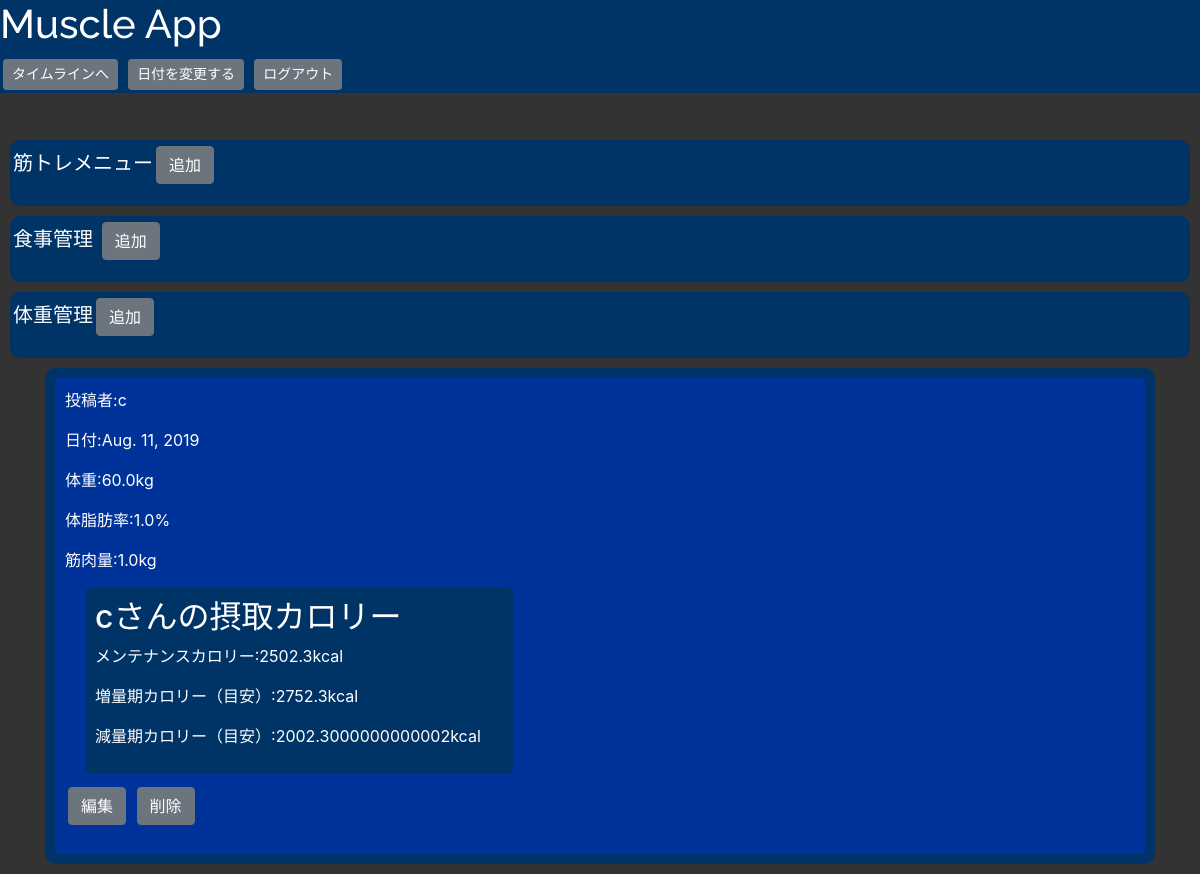
The page /home/ (signed in) on the database its author committed.
### muscleapp/models.py (models this page shows)
class BodyModel(models.Model):
    weight = models.FloatField()
    percent_body_fat = models.FloatField(default=0)
    muscle_mass = models.FloatField(default=0)
    date = models.DateField(default=localdate())
    maintenance_calorie = models.FloatField(default=0)
    cutting_calorie = models.FloatField(default=0)
    increasing_calorie = models.FloatField(default=0)
    author = models.CharField(max_length=100)

### muscleapp/views.py (the view)
# urls.py: path('home/', homefunc, name='home'),
@login_required
def homefunc(request):
    if request.method == 'POST':
        changed_date = request.POST['date']
        login_name = request.user.get_username()
        workout_data = WorkoutModel.objects.filter(author=login_name, date__icontains=changed_date).all()
        diet_data = DietModel.objects.filter(author=login_name, date__icontains=changed_date).all()
        body_data = BodyModel.objects.filter(author=login_name, date__icontains=changed_date).all()
        for data in body_data:
            user = get_user_model()
            user_data = user.objects.get(username=data.author)
            data.maintenance_calorie = calculate_maintenance_calorie(user_data.workoutdegree, data.weight,
                                                                     user_data.height, user_data.age)
            data.cutting_calorie = data.maintenance_calorie - 500
            data.increasing_calorie = data.maintenance_calorie + 250
            data.save()
        return render(request, 'home.html',
                      {'workout_data': workout_data, 'diet_data': diet_data,
                       'body_data': body_data})
    else:
        now = timezone.localtime(timezone.now())
        login_name = request.user.get_username()
        workout_data = WorkoutModel.objects.filter(author=login_name, date__icontains=now.date()).all()
        diet_data = DietModel.objects.filter(author=login_name, date__icontains=now.date()).all()
        body_data = BodyModel.objects.filter(author=login_name, date__icontains=now.date()).all()
        for data in body_data:
            user = get_user_model()
            user_data = user.objects.get(username=data.author)
            data.maintenance_calorie = calculate_maintenance_calorie(user_data.workoutdegree, data.weight,
                                                                     user_data.height, user_data.age)
            data.cutting_calorie = data.maintenance_calorie - 500
            data.increasing_calorie = data.maintenance_calorie + 250
            data.save()
        return render(request, 'home.html',
                  {'workout_data': workout_data, 'diet_data': diet_data,
                   'body_data': body_data})

### muscleapp/views.py (called while the page is built)
def calculate_maintenance_calorie(degree, weight, height, age):
    maintenance_calorie = round(degree * (13.4 * weight + 4.8 * height - 5.68 * age + 88.4), 1)
    return maintenance_calorie

### templates/home.html (shortened to what this page needs)
{% extends 'base_afterlogin.html' %}
{% block customcss %}
{% load static %}
<link rel="stylesheet" type="text/css" href="{% static 'home_style.css' %}">
{% endblock customcss %}
{% block header %}
<h1>Muscle App</h1>
    <a href="{% url 'timeline_workout' %}" class="btn btn-secondary btn-sm">タイムラインへ</a>
    <a href="{% url 'change_date' %}" class="btn btn-secondary btn-sm">日付を変更する</a>
{% endblock header %}
{% block content %}
    <div class="menu">
        <p>筋トレメニュー<a href="{% url 'workout_create' %}" class="btn btn-secondary">追加</a></p>
    </div>
    <div class="menu">
    <p>食事管理 <a href="{% url 'diet_create' %}" class="btn btn-secondary">追加</a></p>
    </div>
    <div class="menu">
        <p>体重管理<a href="{% url 'body_create' %}" class="btn btn-secondary">追加</a></p>
    </div>
    {% for item in body_data %}
    <div class="container">
    <div class="info">
        <p>投稿者:{{ item.author }}</p>
        <p>日付:{{ item.date }}</p>
        <p>体重:{{ item.weight }}kg</p>
        <p>体脂肪率:{{ item.percent_body_fat }}%</p>
        <p>筋肉量:{{ item.muscle_mass }}kg</p>
        <div class="calorie">
    <h2>{{ item.author }}さんの摂取カロリー</h2>
    <p>メンテナンスカロリー:{{ item.maintenance_calorie }}kcal</p>
    <p>増量期カロリー（目安）:{{ item.increasing_calorie }}kcal</p>
    <p>減量期カロリー（目安）:{{ item.cutting_calorie }}kcal</p>
</div>
        <p><a href="{% url 'body_update' item.pk %}" class="btn btn-secondary">編集</a>
            <a href="{% url 'body_delete' item.pk %}" class="btn btn-secondary">削除</a></p>
    </div>
    </div>
    {% endfor %}
{% endblock content %}

### static/home_style.css (style rules this page uses)
body { background-color: #333333; color: #fff }
.menu { background-color: #003366; font-size: 20px; padding: 3px; margin: 10px; border-radius: 10px; }
.btn { margin: 3px; }
.info { padding: 10px; border-radius: 10px; background-color: #003399; margin: 10px auto; border: 10px solid #003366; }
.calorie { margin: 10px 20px; background-color: #003366; border-radius: 5px; border: 10px solid #003366; width: 40%; }

### rows shown on the page
BodyModel: author "c", date "Aug. 11, 2019", weight "60.0", percent_body_fat "1.0", muscle_mass "1.0", maintenance_calorie "2502.3", increasing_calorie "2752.3", cutting_calorie "2002.3000000000002"
